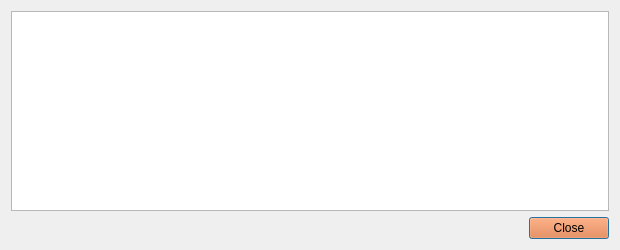
<?xml version="1.0" encoding="UTF-8"?>
<ui version="4.0">
 <class>TransactionDescDialog</class>
 <widget class="QDialog" name="TransactionDescDialog">
  <property name="geometry">
   <rect>
    <x>0</x>
    <y>0</y>
    <width>620</width>
    <height>250</height>
   </rect>
  </property>
  <property name="windowTitle">
   <string>Transaction details</string>
  </property>
  <property name="styleSheet">
   <string notr="true">
QStatusBar {
background-color:#ffffff;
}

.QFrame {
background-color:transparent;
border:0px solid #fff;
}

QMenuBar {
background-color:#fff;
}

QMenuBar::item {
background-color:#fff;
}

QMenuBar::item:selected {
background-color:#f8f6f6;
}

QMenu {
background-color:#f8f6f6;
}

QMenu::item {
color:#333;
}

QMenu::item:selected {
background-color:#f2f0f0;
color:#333;
}

QToolBar {
background-color:#fff;
border:0px solid #000;
padding:0;
margin:0;
}

QToolBar &gt; QToolButton {
background-color:#fff;
border:0px solid #333;
min-height:2.5em;
min-width: 8em;
padding: 0em 1em;
/*font-weight:bold;*/
color:#333;
}

QToolBar &gt; QToolButton:checked {
background-color:#f57026;
color:#fff;
font-weight:bold;
}

QMessageBox {
background-color:#F8F6F6;
}

/*******************************************************/

QLabel { /* Base Text Size &amp; Color */
font-size:12px;
color:#333333;
}

.QCheckBox { /* Checkbox Labels */
color:#333333;
background-color:transparent;
}

.QCheckBox:hover {
background-color:transparent;
}

.QValidatedLineEdit, .QLineEdit { /* Text Entry Fields */
border: 1px solid #82C3E6;
font-size:11px;
min-height:25px;
outline:0;
padding:3px;
background-color:#fcfcfc;
}

.QLineEdit:!focus {
font-size:12px;
}

.QValidatedLineEdit:disabled, .QLineEdit:disabled {
background-color:#f2f2f2;
}

/*******************************************************/

QPushButton { /* Global Button Style */

background-color:#f57026;

border:1;

border-radius:3px;

color:#ffffff;

font-size:12px;

font-weight:bold;

height: 26px;

padding-left:25px;

padding-right:25px;

padding-top:5px;

padding-bottom:5px;

margin-right: 10px;

}



QPushButton:hover { /* Global Button Style hover */

background-color:#f57026;

border:1;

border-radius:3px;

color:#ffffff;

font-size:12px;

font-weight:bold;

height: 26px;

padding-left:25px;

padding-right:25px;

padding-top:5px;

padding-bottom:5px;

margin-right: 10px;

}

QPushButton:focus {
border:none;
outline:none;
}

QPushButton:pressed {
border:1px solid #333;
}

QComboBox { /* Dropdown Menus */
border:1px solid #82C3E6;
padding: 3px 5px 3px 5px;
background:#fcfcfc;
min-height:25px;
color:#818181;
}

QComboBox:checked {
background:#f2f2f2;
}

QComboBox:editable {
background: #f57026;
color:#616161;
border:0px solid transparent;
}

QComboBox::drop-down {
width:25px;
border:0px;
}

QComboBox::down-arrow {
border-image: url(':/images/light/drkblue_downArrow') 0 0 0 0 stretch stretch;
}

QComboBox QListView {
background:#fff;
border:1px solid #333;
padding-right:1px;
padding-left:1px;
}

QComboBox QAbstractItemView::item { margin:4px; }

QComboBox::item {
color:#818181;
}

QComboBox::item:alternate {
background:#fff;
}

QComboBox::item:selected {
border:0px solid transparent;
background:#f2f2f2;
}

QComboBox::indicator {
background-color:transparent;
selection-background-color:transparent;
color:transparent;
selection-color:transparent;
}

QAbstractSpinBox {
border:1px solid #82C3E6;
padding: 3px 5px 3px 5px;
background:#fcfcfc;
min-height:25px;
color:#818181;
}

QAbstractSpinBox::up-button {
subcontrol-origin: border;
subcontrol-position: top right;
width:21px;
background:#fcfcfc;
border-left:0px;
border-right:1px solid #82C3E6;
border-top:1px solid #82C3E6;
border-bottom:0px;
padding-right:1px;
padding-left:5px;
padding-top:2px;
}

QAbstractSpinBox::up-arrow {
image:url(':/images/light/drkblue_upArrow_small');
}

QAbstractSpinBox::down-button {
subcontrol-origin: border;
subcontrol-position: bottom right;
width:21px;
background:#fcfcfc;
border-top:0px;
border-left:0px;
border-right:1px solid #82C3E6;
border-bottom:1px solid #82C3E6;
padding-right:1px;
padding-left:5px;
padding-bottom:2px;
}

QAbstractSpinBox::down-arrow {
image:url(':/images/light/drkblue_downArrow_small');
}

QCheckBox {
spacing: 5px;
}

QCheckBox::indicator {
width: 16px;
height: 16px;
}



/*******************************************************/

QHeaderView { /* Table Header */
background-color:transparent;
}

QHeaderView::section { /* Table Header Sections */
qproperty-alignment:center;
background-color:#f57026;
color:#fff;
min-height:25px;
font-weight:bold;
font-size:14px;
outline:0;
border:0px solid #fff;
border-right:1px solid #fff;
padding-left:5px;
padding-right:5px;
padding-top:2px;
padding-bottom:2px;
}

QHeaderView::section:last {
border-right: 0px solid #d7d7d7;
}

.QScrollArea {
background:transparent;
border:0px;
}

.QTableView { /* Table - has to be selected as a class otherwise it throws off QCalendarWidget */
background:transparent;
border:0px solid #fff;
}

QTableView::item { /* Table Item */
background-color:#fcfcfc;
font-size:12px;
}

QTableView::item:selected { /* Table Item Selected */
background-color:#f0f0f0;
color:#333;
}

QScrollBar { /* Scroll Bar */

}

QScrollBar:vertical { /* Vertical Scroll Bar Attributes */
border:0;
background:#ffffff;
width:18px;
margin: 18px 0px 18px 0px;
}

QScrollBar:horizontal { /* Horizontal Scroll Bar Attributes */
border:0;
background:#ffffff;
height:18px;
margin: 0px 18px 0px 18px;
}


QScrollBar::handle:vertical { /* Scroll Bar Slider - vertical */
background:#e0e0e0;
min-height:10px;
}

QScrollBar::handle:horizontal { /* Scroll Bar Slider - horizontal */
background:#e0e0e0;
min-width:10px;
}

QScrollBar::add-page, QScrollBar::sub-page { /* Scroll Bar Background */
background:#F8F6F6;
}

QScrollBar::add-line:vertical, QScrollBar::sub-line:vertical, QScrollBar::add-line:horizontal, QScrollBar::sub-line:horizontal { /* Define Arrow Button Dimensions */
background-color:#F8F6F6;
border: 1px solid #f2f0f0;
width:16px;
height:16px;
}

QScrollBar::add-line:vertical:pressed, QScrollBar::sub-line:vertical:pressed, QScrollBar::add-line:horizontal:pressed, QScrollBar::sub-line:horizontal:pressed {
background-color:#e0e0e0;
}

QScrollBar::sub-line:vertical { /* Vertical - top button position */
subcontrol-position:top;
subcontrol-origin: margin;
}

QScrollBar::add-line:vertical { /* Vertical - bottom button position */
subcontrol-position:bottom;
subcontrol-origin: margin;
}

QScrollBar::sub-line:horizontal { /* Vertical - left button position */
subcontrol-position:left;
subcontrol-origin: margin;
}

QScrollBar::add-line:horizontal { /* Vertical - right button position */
subcontrol-position:right;
subcontrol-origin: margin;
}

QScrollBar:up-arrow, QScrollBar:down-arrow, QScrollBar:left-arrow, QScrollBar:right-arrow { /* Arrows Icon */
width:10px;
height:10px;
}

QScrollBar:up-arrow {
background-image: url(':/images/light/drkblue_upArrow_small');
}

QScrollBar:down-arrow {
background-image: url(':/images/light/drkblue_downArrow_small');
}

QScrollBar:left-arrow {
background-image: url(':/images/light/drkblue_leftArrow_small');
}

QScrollBar:right-arrow {
background-image: url(':/images/light/drkblue_rightArrow_small');
}


/*******************************************************/

/* DIALOG BOXES */

QDialog .QTabWidget {
border-bottom:1px solid #333;
}

QDialog .QTabWidget::pane {
border: 1px solid #d7d7d7;
}

QDialog .QTabWidget QTabBar::tab {
background-color:#f2f0f0;
color:#333;
padding-left:10px;
padding-right:10px;
padding-top:5px;
padding-bottom:5px;
border-top: 1px solid #d7d7d7;
}

QDialog .QTabWidget QTabBar::tab:first {
border-left: 1px solid #d7d7d7;
}

QDialog .QTabWidget QTabBar::tab:last {
border-right: 1px solid #d7d7d7;
}

QDialog .QTabWidget QTabBar::tab:selected, QDialog .QTabWidget QTabBar::tab:hover {
background-color:#ffffff;
color:#333;
}

QDialog .QTabWidget .QWidget {
background-color:#fff;
color:#333;
}

QDialog .QTabWidget .QWidget QAbstractSpinBox {
min-height:15px;
}

QDialog .QTabWidget .QWidget QAbstractSpinBox::down-button {
width:15px;
}

QDialog .QTabWidget .QWidget QAbstractSpinBox::up-button {
width:15px;
}

QDialog .QTabWidget .QWidget QComboBox {
min-height:15px;
}

QDialog QWidget { /* Remove Annoying Focus Rectangle */
outline: 0;
}

/*******************************************************/
/* FILE MENU */

/* Dialog: Open URI */
QDialog#OpenURIDialog {
background-color:#F8F6F6;
}

QDialog#OpenURIDialog QLabel#label { /* URI Label */
font-weight:bold;
}

QDialog#OpenURIDialog QPushButton#selectFileButton { /* ... Button */
background-color:qlineargradient(x1: 0, y1: 0, x2: 0, y2: 1, stop: .01 #f6f6f6, stop: .1 rgba(250, 250, 250, 128), stop: .95 rgba(250, 250, 250, 255), stop: 1 #ebebeb);
border:1px solid #d2d2d2;
color:#616161;
padding-left:10px;
padding-right:10px;
}

QDialog#OpenURIDialog QPushButton#selectFileButton:hover {
background-color:qlineargradient(x1: 0, y1: 0, x2: 0, y2: 1, stop: .01 #f6f6f6, stop: .1 rgba(240, 240, 240, 255), stop: .95 rgba(240, 240, 240, 255), stop: 1 #ebebeb);
color:#333;
}

QDialog#OpenURIDialog QPushButton#selectFileButton:pressed {
border:1px solid #9e9e9e;
}

/* Dialog: Sign / Verify Message */
QDialog#SignVerifyMessageDialog {
background-color:#F8F6F6;
}

QDialog#SignVerifyMessageDialog QPushButton#addressBookButton_SM { /* Address Book Button */
background-color:transparent;
padding-left:10px;
padding-right:10px;
}

QDialog#SignVerifyMessageDialog QPlainTextEdit { /* Message Signing Text */
border:1px solid #82C3E6;
background-color:#fff;
}

QDialog#SignVerifyMessageDialog QPushButton#pasteButton_SM { /* Paste Button */
/* qproperty-icon: url(&quot;:/icons/light/drkblue_editpaste&quot;); */
background-color:transparent;
padding-left:15px;
}

QDialog#SignVerifyMessageDialog QLineEdit:!focus { /* Font Hack */
font-size:10px;
}

QDialog#SignVerifyMessageDialog QPushButton#copySignatureButton_SM { /* Copy Button */
/* qproperty-icon: url(&quot;:/icons/light/drkblue_editcopy&quot;); */
background-color:transparent;
padding-left:10px;
padding-right:10px;
}

QDialog#SignVerifyMessageDialog QPushButton#clearButton_SM { /* Clear Button */
background-color:qlineargradient(x1: 0, y1: 0, x2: 0, y2: 1, stop: .01 #f6f6f6, stop: .1 rgba(250, 250, 250, 128), stop: .95 rgba(250, 250, 250, 255), stop: 1 #ebebeb);
border:1px solid #d2d2d2;
color:#616161;
padding-left:10px;
padding-right:10px;
}

QDialog#SignVerifyMessageDialog QPushButton#clearButton_SM:hover {
background-color:qlineargradient(x1: 0, y1: 0, x2: 0, y2: 1, stop: .01 #f6f6f6, stop: .1 rgba(240, 240, 240, 255), stop: .95 rgba(240, 240, 240, 255), stop: 1 #ebebeb);
color:#333;
}

QDialog#SignVerifyMessageDialog QPushButton#clearButton_SM:pressed {
border:1px solid #9e9e9e;
}

QDialog#SignVerifyMessageDialog QPushButton#addressBookButton_VM { /* Verify Message - Address Book Button */
background-color:transparent;
border:0;
padding-left:10px;
padding-right:10px;
}

QDialog#SignVerifyMessageDialog QPushButton#clearButton_VM { /* Verify Message - Clear Button */
background-color:qlineargradient(x1: 0, y1: 0, x2: 0, y2: 1, stop: .01 #f6f6f6, stop: .1 rgba(250, 250, 250, 128), stop: .95 rgba(250, 250, 250, 255), stop: 1 #ebebeb);
border:1px solid #d2d2d2;
color:#616161;
padding-left:10px;
padding-right:10px;
}

QDialog#SignVerifyMessageDialog QPushButton#clearButton_VM:hover {
background-color:qlineargradient(x1: 0, y1: 0, x2: 0, y2: 1, stop: .01 #f6f6f6, stop: .1 rgba(240, 240, 240, 255), stop: .95 rgba(240, 240, 240, 255), stop: 1 #ebebeb);
color:#333;
}

QDialog#SignVerifyMessageDialog QPushButton#clearButton_VM:pressed {
border:1px solid #9e9e9e;
}

/* Dialog: Send and Receive */
QWidget#AddressBookPage {
background-color:#F8F6F6;
}

QWidget#AddressBookPage QPushButton#newAddress { /* New Address Button */
background-color:qlineargradient(x1: 0, y1: 0, x2: 0, y2: 1, stop: .01 #f6f6f6, stop: .1 rgba(250, 250, 250, 128), stop: .95 rgba(250, 250, 250, 255), stop: 1 #ebebeb);
border:1px solid #d2d2d2;
color:#616161;
padding-left:10px;
padding-right:10px;
}

QWidget#AddressBookPage QPushButton#newAddress:hover {
background-color:qlineargradient(x1: 0, y1: 0, x2: 0, y2: 1, stop: .01 #f6f6f6, stop: .1 rgba(240, 240, 240, 255), stop: .95 rgba(240, 240, 240, 255), stop: 1 #ebebeb);
color:#333;
}

QWidget#AddressBookPage QPushButton#newAddress:pressed {
border:1px solid #9e9e9e;
}

QWidget#AddressBookPage QPushButton#copyAddress { /* Copy Address Button */
background-color:qlineargradient(x1: 0, y1: 0, x2: 0, y2: 1, stop: .01 #f6f6f6, stop: .1 rgba(250, 250, 250, 128), stop: .95 rgba(250, 250, 250, 255), stop: 1 #ebebeb);
border:1px solid #d2d2d2;
color:#616161;
padding-left:10px;
padding-right:10px;
}

QWidget#AddressBookPage QPushButton#copyAddress:hover {
background-color:qlineargradient(x1: 0, y1: 0, x2: 0, y2: 1, stop: .01 #f6f6f6, stop: .1 rgba(240, 240, 240, 255), stop: .95 rgba(240, 240, 240, 255), stop: 1 #ebebeb);
color:#333;
}

QWidget#AddressBookPage QPushButton#copyAddress:pressed {
border:1px solid #9e9e9e;
}

QWidget#AddressBookPage QPushButton#deleteAddress { /* Delete Address Button */
background-color:qlineargradient(x1: 0, y1: 0, x2: 0, y2: 1, stop: .01 #f6f6f6, stop: .1 rgba(250, 250, 250, 128), stop: .95 rgba(250, 250, 250, 255), stop: 1 #ebebeb);
border:1px solid #d2d2d2;
color:#616161;
padding-left:10px;
padding-right:10px;
}

QWidget#AddressBookPage QPushButton#deleteAddress:hover {
background-color:qlineargradient(x1: 0, y1: 0, x2: 0, y2: 1, stop: .01 #f6f6f6, stop: .1 rgba(240, 240, 240, 255), stop: .95 rgba(240, 240, 240, 255), stop: 1 #ebebeb);
color:#333;
}

QWidget#AddressBookPage QPushButton#deleteAddress:pressed {
border:1px solid #9e9e9e;
}

QWidget#AddressBookPage QTableView { /* Address Listing */
font-size:12px;
}

QWidget#AddressBookPage QHeaderView::section { /* Min width for Windows fix */
min-width:260px;
}

/* SETTINGS MENU */

/* Encrypt Wallet and Change Passphrase Dialog */
QDialog#AskPassphraseDialog {
background-color:#F8F6F6;
}

QDialog#AskPassphraseDialog QLabel#passLabel1, QDialog#AskPassphraseDialog QLabel#passLabel2, QDialog#AskPassphraseDialog QLabel#passLabel3 {
qproperty-alignment: 'AlignVCenter | AlignRight';
min-width:170px;
min-height:33px; /* base width of 25px for QLineEdit, plus padding and border */
}

/* Options Dialog */
QDialog#OptionsDialog {
background-color:#F8F6F6;
}

QDialog#OptionsDialog QValueComboBox, QDialog#OptionsDialog QSpinBox {
margin-top:5px;
margin-bottom:5px;
}

QDialog#OptionsDialog QValidatedLineEdit, QDialog#OptionsDialog QValidatedLineEdit:disabled, QDialog#OptionsDialog QLineEdit, QDialog#OptionsDialog QLineEdit:disabled {
qproperty-alignment: 'AlignVCenter | AlignLeft';
min-height:20px;
margin-top:0px;
margin-bottom:0px;
padding-top:1px;
padding-bottom:1px;
}

QDialog#OptionsDialog &gt; QLabel {
qproperty-alignment: 'AlignVCenter';
min-height:20px;
}

QDialog#OptionsDialog QWidget#tabDisplay QValueComboBox {
margin-top:0px;
margin-bottom:0px;
}

QDialog#OptionsDialog QLabel#label_3 { /* Translations Missing? Label */
qproperty-alignment: 'AlignVCenter | AlignCenter';
color:#818181;
padding-bottom:8px;
}

QDialog#OptionsDialog QCheckBox {
min-height:20px;
}

QDialog#OptionsDialog QCheckBox#displayAddresses {
min-height:33px;

}

/* TOOLS MENU */

QDialog#RPCConsole { /* RPC Console Dialog Box */
background-color:#F8F6F6;
}

QDialog#RPCConsole QWidget#tab_info QLabel#label_11, QDialog#RPCConsole QWidget#tab_info QLabel#label_10 { /* Margin between Network and Block Chain headers */
qproperty-alignment: 'AlignBottom';
min-height:25px;
min-width:180px;
}

QDialog#RPCConsole QWidget#tab_peers  QLabel#peerHeading { /* Peers Info Header */
color:#f57026;
}

QDialog#RPCConsole QPushButton#openDebugLogfileButton {
max-width:60px;
}

QDialog#RPCConsole QTextEdit#messagesWidget { /* Console Messages Window */
border:0;
}

QDialog#RPCConsole QLineEdit#lineEdit { /* Console Input */
margin-right:5px;
}

QDialog#RPCConsole QPushButton#clearButton { /* Console Clear Button */
background-color:transparent;
padding-left:10px;
padding-right:10px;
}

QDialog#RPCConsole .QGroupBox #line { /* Network In Line */
background-color:#00ff00;
}

QDialog#RPCConsole .QGroupBox #line_2 { /* Network Out Line */
background:#ff0000;
}

/* HELP MENU */

/* Command Line Options Dialog */
QDialog#HelpMessageDialog {
background-color:#F8F6F6;
}

QDialog#HelpMessageDialog QScrollArea * {
background-color:#ffffff;
}

QDialog#HelpMessageDialog QScrollBar:vertical, QDialog#HelpMessageDialog QScrollBar:horizontal {
border:0;
}

/* About Proton Dialog */
QDialog#AboutDialog {
background-color:#F8F6F6;
}

QDialog#AboutDialog QLabel#label, QDialog#AboutDialog QLabel#copyrightLabel, QDialog#AboutDialog QLabel#label_2 { /* About Proton Contents */
margin-left:10px;
}

QDialog#AboutDialog QLabel#label_2 { /* Margin for About Proton text */
margin-right:10px;
}

/* Edit Address Dialog */
QDialog#EditAddressDialog {
background-color:#F8F6F6;
}

QDialog#EditAddressDialog QLabel {
qproperty-alignment: 'AlignVCenter | AlignRight';
min-height:27px;
font-weight:normal;
padding-right:5px;
}

/* OVERVIEW SCREEN */

QWidget .QFrame#frame { /* Wallet Balance */
min-width:490px;
}

QWidget .QFrame#frame &gt; .QLabel {
min-width:190px;
font-weight:normal;
min-height:30px;
}

QWidget .QFrame#frame .QLabel#label_5 { /* Wallet Label */
qproperty-alignment: 'AlignVCenter | AlignRight';
min-width:160px;
background-color:transparent;
color:#f4f4f5;
margin-right:5px;
padding-right:5px;
}

QWidget .QFrame#frame .QLabel#labelWalletStatus { /* Wallet Sync Status */
qproperty-alignment: 'AlignVCenter | AlignLeft';
margin-left:3px;
}

QWidget .QFrame#frame .QLabel#labelSpendable { /* Spendable Header */
qproperty-alignment: 'AlignVCenter | AlignLeft';
font-size:12px;
margin-left:18px;
}

QWidget .QFrame#frame .QLabel#labelWatchonly { /* Watch-only Header */
qproperty-alignment: 'AlignVCenter | AlignLeft';
font-size:12px;
margin-left:16px;
}

QWidget .QFrame#frame .QLabel#labelBalanceText { /* Available Balance Label */
qproperty-alignment: 'AlignVCenter | AlignRight';
min-width:160px;
background-color:#f57026;
color:#ffffff;
margin-right:5px;
padding-right:5px;
font-size:14px;
font-weight: bold;
min-height:35px;
}

QWidget .QFrame#frame .QLabel#labelBalance { /* Available Balance */
qproperty-alignment: 'AlignVCenter | AlignLeft';
font-size:16px;
color:#f57026;
margin-left:0px;
    font-weight: bold;
}

QWidget .QFrame#frame .QLabel#labelWatchAvailable { /* Watch-only Balance */
qproperty-alignment: 'AlignVCenter | AlignLeft';
font-size:12px;
margin-left:16px;
}

QWidget .QFrame#frame .QLabel#labelPendingText { /* Pending Balance Label */
qproperty-alignment: 'AlignVCenter | AlignRight';
min-width:160px;
font-size:14px;
font-Weight:bold;
background-color:#F8F6F6;
margin-right:5px;
padding-right:5px;
}

QWidget .QFrame#frame .QLabel#labelUnconfirmed { /* Pending Balance */
qproperty-alignment: 'AlignVCenter | AlignLeft';
font-size:14px;
font-weight:bold;
margin-left:0px;
}

QWidget .QFrame#frame .QLabel#labelWatchPending { /* Watch-only Pending Balance */
qproperty-alignment: 'AlignVCenter | AlignLeft';
font-size:12px;
margin-left:16px;
}

QWidget .QFrame#frame .QLabel#labelImmatureText { /* Immature Balance Label */
qproperty-alignment: 'AlignVCenter | AlignRight';
min-width:160px;
font-size:14px;
font-weight:bold;
background-color:#F8F6F6;
margin-right:5px;
padding-right:5px;
}

QWidget .QFrame#frame .QLabel#labelImmature { /* Immature Balance */
qproperty-alignment: 'AlignVCenter | AlignLeft';
font-size:14px;
font-weight:bold;
margin-left:0px;
}

QWidget .QFrame#frame .QLabel#labelWatchImmature { /* Watch-only Immature Balance */
qproperty-alignment: 'AlignVCenter | AlignLeft';
font-size:12px;
margin-left:16px;
}

QWidget .QFrame#frame .QLabel#labelTotalText { /* Total Balance Label */
qproperty-alignment: 'AlignVCenter | AlignRight';
min-width:160px;
font-size:14px;
font-weight:bold;
background-color:#F8F6F6;
margin-right:5px;
padding-right:5px;
}

QWidget .QFrame#frame .QLabel#labelTotal { /* Total Balance */
qproperty-alignment: 'AlignVCenter | AlignLeft';
font-size:14px;
font-weight:bold;
margin-left:0px;
}

QWidget .QFrame#frame .QLabel#labelWatchTotal { /* Watch-only Total Balance */
qproperty-alignment: 'AlignVCenter | AlignLeft';
font-size:12px;
margin-left:16px;
}

/* PRIVATESEND WIDGET */

QWidget .QFrame#framePrivateSend { /* PrivateSend Widget */
background-color:transparent;
max-width: 451px;
min-width: 451px;
max-height: 350px;
}

QWidget .QFrame#framePrivateSend .QWidget#layoutWidgetPrivateSendHeader { /* PrivateSend Header */
max-width: 421px;
min-width: 421px;
}

QWidget .QFrame#framePrivateSend .QLabel#labelPrivateSendHeader { /* PrivateSend Header */
qproperty-alignment: 'AlignVCenter | AlignCenter';
max-width: 421px;
min-width: 421px;
background-color:#f57026;
color:#fff;
margin-right: 5px;
padding-right: 5px;
font-weight:bold;
font-size:14px;
min-height:35px;
max-height:35px;
}
/******************************************************************/
QWidget .QFrame#framePrivateSend .QLabel#labelPrivateSendSyncStatus { /* PrivateSend Sync Status */
qproperty-alignment: 'AlignVCenter | AlignLeft';
margin-left:2px;
padding-right:5px;
}

QWidget .QFrame#framePrivateSend #privateSendFormLayoutWidget {
max-width: 451px;
max-height: 175px;
}

QWidget .QFrame#framePrivateSend #privateSendFormLayoutWidget &gt; .QLabel {
min-width:175px;
font-weight:normal;
min-height:25px;
}

QWidget .QFrame#framePrivateSend #privateSendFormLayoutWidget .QLabel#labelPrivateSendEnabledText { /* PrivateSend Enabled Status Label */
qproperty-alignment: 'AlignVCenter | AlignRight';
min-width:160px;
background-color:#F8F6F6;
margin-right:5px;
padding-right:5px;
}

QWidget .QFrame#framePrivateSend #privateSendFormLayoutWidget .QLabel#labelPrivateSendEnabled { /* PrivateSend Enabled Status */

}

QWidget .QFrame#framePrivateSend #privateSendFormLayoutWidget .QLabel#labelCompletitionText { /* PrivateSend Completion Label */
qproperty-alignment: 'AlignVCenter | AlignRight';
min-width:160px;
background-color:#F8F6F6;
margin-right:5px;
padding-right:5px;

}

QWidget .QFrame#framePrivateSend #privateSendFormLayoutWidget .QProgressBar#privateSendProgress { /* PrivateSend Completion */
border: 1px solid #818181;
border-radius: 1px;
margin-right:43px;
text-align: right;
color:#818181;
}

QWidget .QFrame#framePrivateSend #privateSendFormLayoutWidget .QProgressBar#privateSendProgress::chunk {
background-color: #f57026;
width:1px;
}

QWidget .QFrame#framePrivateSend #privateSendFormLayoutWidget .QLabel#labelAnonymizedText { /* PrivateSend Balance Label */
qproperty-alignment: 'AlignVCenter | AlignRight';
min-width:160px;
background-color:#F8F6F6;
margin-right:5px;
padding-right:5px;
}

QWidget .QFrame#framePrivateSend #privateSendFormLayoutWidget .QLabel#labelAnonymized { /* PrivateSend Balance */

}

QWidget .QFrame#framePrivateSend #privateSendFormLayoutWidget .QLabel#labelAmountAndRoundsText { /* PrivateSend Amount and Rounds Label */
qproperty-alignment: 'AlignVCenter | AlignRight';
min-width:160px;
background-color:#F8F6F6;
margin-right:5px;
padding-right:5px;
}

QWidget .QFrame#framePrivateSend #privateSendFormLayoutWidget .QLabel#labelAmountRounds { /* PrivateSend Amount and Rounds */

}

QWidget .QFrame#framePrivateSend #privateSendFormLayoutWidget .QLabel#labelSubmittedDenomText { /* PrivateSend Submitted Denom Label */
qproperty-alignment: 'AlignVCenter | AlignRight';
min-width:160px;
background-color:#F8F6F6;
margin-right:5px;
padding-right:5px;
}

QWidget .QFrame#framePrivateSend #privateSendFormLayoutWidget .QLabel#labelSubmittedDenom { /* PrivateSend Submitted Denom */

}

QWidget .QFrame#framePrivateSend .QWidget#layoutWidgetLastMessageAndButtons {
max-width: 451px;
}

QWidget .QFrame#framePrivateSend .QLabel#labelPrivateSendLastMessage { /* PrivateSend Status Notifications */
qproperty-alignment: 'AlignVCenter | AlignCenter';
min-width: 288px;
min-height: 43px;
font-size:11px;
color:#818181;
}

/* PRIVATESEND BUTTONS */

QWidget .QFrame#framePrivateSend .QPushButton { /* PrivateSend Buttons - General Attributes */
border:0px solid #ffffff;
}

QWidget .QFrame#framePrivateSend QPushButton:focus {
border:none;
outline:none;
}

QWidget .QFrame#framePrivateSend .QPushButton#togglePrivateSend { /* Start PrivateSend Mixing */
min-height: 40px;
font-size:15px;
font-weight:normal;
color:#ffffff;
padding-left:10px;
padding-right:10px;
padding-top:5px;
padding-bottom:6px;
}

QWidget .QFrame#framePrivateSend .QPushButton#togglePrivateSend:hover {

}

QWidget .QFrame#framePrivateSend .QPushButton#privateSendAuto { /* Try Mix Button */
background-color:qlineargradient(x1: 0, y1: 0, x2: 0, y2: 1, stop: .01 #f6f6f6, stop: .1 rgba(250, 250, 250, 128), stop: .95 rgba(250, 250, 250, 255), stop: 1 #ebebeb);
border:1px solid #d2d2d2;
color:#616161;
min-height:25px;
font-size:9px;
padding:0px;
}

QWidget .QFrame#framePrivateSend .QPushButton#privateSendAuto:hover {
background-color:qlineargradient(x1: 0, y1: 0, x2: 0, y2: 1, stop: .01 #f6f6f6, stop: .1 rgba(240, 240, 240, 255), stop: .95 rgba(240, 240, 240, 255), stop: 1 #ebebeb);
color:#333;
}

QWidget .QFrame#framePrivateSend .QPushButton#privateSendAuto:pressed {
border:1px solid #9e9e9e;
}

QWidget .QFrame#framePrivateSend .QPushButton#privateSendReset { /* Reset Button */
background-color:qlineargradient(x1: 0, y1: 0, x2: 0, y2: 1, stop: .01 #f6f6f6, stop: .1 rgba(250, 250, 250, 128), stop: .95 rgba(250, 250, 250, 255), stop: 1 #ebebeb);
border:1px solid #d2d2d2;
color:#616161;
min-height:25px;
font-size:9px;
padding:0px;
}

QWidget .QFrame#framePrivateSend .QPushButton#privateSendReset:hover {
background-color:qlineargradient(x1: 0, y1: 0, x2: 0, y2: 1, stop: .01 #f6f6f6, stop: .1 rgba(240, 240, 240, 255), stop: .95 rgba(240, 240, 240, 255), stop: 1 #ebebeb);
color:#333;
}

QWidget .QFrame#framePrivateSend .QPushButton#privateSendReset:pressed {
border:1px solid #9e9e9e;
}

QWidget .QFrame#framePrivateSend .QPushButton#privateSendInfo { /* Info Button */
background-color:qlineargradient(x1: 0, y1: 0, x2: 0, y2: 1, stop: .01 #f6f6f6, stop: .1 rgba(250, 250, 250, 128), stop: .95 rgba(250, 250, 250, 255), stop: 1 #ebebeb);
border:1px solid #d2d2d2;
color:#616161;
min-height:25px;
font-size:9px;
padding:0px;
}

QWidget .QFrame#framePrivateSend .QPushButton#privateSendInfo:hover {
background-color:qlineargradient(x1: 0, y1: 0, x2: 0, y2: 1, stop: .01 #f6f6f6, stop: .1 rgba(240, 240, 240, 255), stop: .95 rgba(240, 240, 240, 255), stop: 1 #ebebeb);
color:#333;
}

QWidget .QFrame#framePrivateSend .QPushButton#privateSendInfo:pressed {
border:1px solid #9e9e9e;
}

/* RECENT TRANSACTIONS */

QWidget .QFrame#frame_2 { /* Transactions Widget */
min-width:410px;
margin-right:20px;
margin-left:0;
margin-top:15px;
background-repeat:none;
}

QWidget .QFrame#frame_2 .QLabel#label_4 { /* Recent Transactions Label */
min-width:180px;
color:#999;
margin-left:0px;
margin-top:30px;
margin-right:5px;
padding-right:5px;
font-weight:normal;
font-size:18px;
font-weight:bold;
min-height:24px;
}

QWidget .QFrame#frame_2 .QLabel#labelTransactionsStatus { /* Recent Transactions Sync Status */
qproperty-alignment: 'AlignBottom | AlignRight';
min-width:93px;
margin-top:83px;
margin-left:16px;
margin-right:5px;
min-height:16px;
}

QWidget .QFrame#frame_2 QListView { /* UOU Transaction List */
font-weight:normal;
font-size:14px;
max-width:500px;
margin-top:12px;
margin-left:0px; /* CSS Voodoo - set to -66px to hide default transaction icons */
}

/* SEND DIALOG */

QDialog#SendCoinsDialog .QFrame#frameCoinControl { /* Coin Control Section */

}

QDialog#SendCoinsDialog .QFrame#frameCoinControl &gt; .QLabel { /* Default Font Color and  Size */
font-weight:normal;
color: #999;
}

QDialog#SendCoinsDialog .QFrame#frameCoinControl .QPushButton#pushButtonCoinControl { /* Coin Control Inputs Button */
padding-left:10px;
padding-right:10px;
min-height:25px;
}

QDialog#SendCoinsDialog .QFrame#frameCoinControl .QLabel#labelCoinControlFeatures { /* Coin Control Header */
color:#999;
font-weight:normal;
font-size:14px;
}

QDialog#SendCoinsDialog .QFrame#frameCoinControl .QWidget#widgetCoinControl { /* Coin Control Inputs */
}

QDialog#SendCoinsDialog .QFrame#frameCoinControl .QWidget#widgetCoinControl &gt; .QLabel { /* Coin Control Inputs Labels */
padding:2px;
}

QDialog#SendCoinsDialog .QFrame#frameCoinControl .QCheckBox#checkBoxCoinControlChange { /* Custom Change Label */
}

QDialog#SendCoinsDialog .QFrame#frameCoinControl .QValidatedLineEdit#lineEditCoinControlChange { /* Custom Change Address */
}

QDialog#SendCoinsDialog .QFrame#frameCoinControl .QLabel#labelCoinControlChangeLabel { /* Custom Change Address Validation Label */
font-weight:normal;
qproperty-margin:-6;
margin-right:112px;
}

QDialog#SendCoinsDialog .QScrollArea#scrollArea .QWidget#scrollAreaWidgetContents { /* Send To Widget */
background:transparent;
}

QDialog#SendCoinsDialog .QPushButton#sendButton { /* Send Button */
padding-left:10px;
padding-right:10px;
}

QDialog#SendCoinsDialog .QPushButton#clearButton { /* Clear Button */
background-color:qlineargradient(x1: 0, y1: 0, x2: 0, y2: 1, stop: .01 #f6f6f6, stop: .1 rgba(250, 250, 250, 128), stop: .95 rgba(250, 250, 250, 255), stop: 1 #ebebeb);
border:1px solid #d2d2d2;
color:#616161;
padding-left:10px;
padding-right:10px;
}

QDialog#SendCoinsDialog .QPushButton#clearButton:hover {
background-color:qlineargradient(x1: 0, y1: 0, x2: 0, y2: 1, stop: .01 #f6f6f6, stop: .1 rgba(240, 240, 240, 255), stop: .95 rgba(240, 240, 240, 255), stop: 1 #ebebeb);
color:#333;
}

QDialog#SendCoinsDialog .QPushButton#clearButton:pressed {
border:1px solid #9e9e9e;
}

QDialog#SendCoinsDialog .QPushButton#addButton { /* Add Button */
background-color:qlineargradient(x1: 0, y1: 0, x2: 0, y2: 1, stop: .01 #f6f6f6, stop: .1 rgba(250, 250, 250, 128), stop: .95 rgba(250, 250, 250, 255), stop: 1 #ebebeb);
border:1px solid #d2d2d2;
color:#616161;
padding-left:10px;
padding-right:10px;
}

QDialog#SendCoinsDialog .QPushButton#addButton:hover {
background-color:qlineargradient(x1: 0, y1: 0, x2: 0, y2: 1, stop: .01 #f6f6f6, stop: .1 rgba(240, 240, 240, 255), stop: .95 rgba(240, 240, 240, 255), stop: 1 #ebebeb);
color:#333;
}

QDialog#SendCoinsDialog .QPushButton#addButton:pressed {
border:1px solid #9e9e9e;
}

QDialog#SendCoinsDialog .QCheckBox#checkUsePrivateSend { /* PrivateSend Checkbox */
color:#616161;
font-weight:bold;
background: qradialgradient(cx:0.5, cy:0.5, radius: 0.5, fx:0.5, fy:0.5, stop:0 rgba(248, 246, 246, 128), stop: 1 rgba(0, 0, 0, 0));
border-radius:5px;
padding-top:20px;
padding-bottom:18px;
}

QDialog#SendCoinsDialog .QCheckBox#checkUseInstantSend { /* InstantSend Checkbox */
color:#616161;
font-weight:bold;
background: qradialgradient(cx:0.5, cy:0.5, radius: 0.5, fx:0.5, fy:0.5, stop:0 rgba(248, 246, 246, 128), stop: 1 rgba(0, 0, 0, 0));
border-radius:5px;
padding-top:20px;
padding-bottom:18px;
margin-left:10px;
margin-right:20px;
}

/* This QLabel uses name = &quot;label&quot; which conflicts with Address Book -&gt; New Address */
/* To maximize backwards compatibility this formatting has been removed */

QDialog#SendCoinsDialog QLabel#label {
/*margin-left:20px;
margin-right:-2px;
padding-right:-2px;
color:#616161;
font-size:14px;
font-weight:bold;
border-radius:5px;
padding-top:20px;
padding-bottom:20px;*/
min-height:27px;
}

QDialog#SendCoinsDialog QLabel#labelBalance {
margin-left:0px;
padding-left:0px;
color:#333333;
/* font-weight:bold;
border-radius:5px;
padding-top:20px;
padding-bottom:20px; */
min-height:27px;
}

#checkboxSubtractFeeFromAmount {
padding-left:10px;
}


/* SEND COINS ENTRY */

QStackedWidget#SendCoinsEntry .QFrame#SendCoins &gt; .QLabel { /* Send Coin Entry Labels */
background-color:#F8F6F6;
min-width:102px;
font-weight:normal;
/*font-size:11px;*/
color:#333;
min-height:25px;
margin-right:5px;
padding-right:5px;
}

QStackedWidget#SendCoinsEntry .QFrame#SendCoins .QLabel#amountLabel {
color: #fff;
background-color:#999;
}

QStackedWidget#SendCoinsEntry .QValidatedLineEdit#payTo { /* Pay To Input Field */
}

QStackedWidget#SendCoinsEntry .QToolButton { /* General Settings for Pay To Icons */
padding-left:5px;
padding-right:5px;
border: 0;
outline: 0;
}

QStackedWidget#SendCoinsEntry .QToolButton#addressBookButton { /* Address Book Button */
padding-left:10px;
}

QStackedWidget#SendCoinsEntry .QToolButton#addressBookButton {
}

QStackedWidget#SendCoinsEntry .QToolButton#pasteButton {
}

QStackedWidget#SendCoinsEntry .QToolButton#deleteButton {
}

QStackedWidget#SendCoinsEntry .QLineEdit#addAsLabel { /* Pay To Input Field */
}

/* COIN CONTROL POPUP */

QDialog#CoinControlDialog { /* Coin Control Dialog Window */
background-color:#F8F6F6;
}

QDialog#CoinControlDialog .QLabel#labelCoinControlQuantityText { /* Coin Control Quantity Label */
min-height:30px;
padding-left:15px;
}

QDialog#CoinControlDialog .QLabel#labelCoinControlQuantity { /* Coin Control Quantity */
min-height:30px;
}

QDialog#CoinControlDialog .QLabel#labelCoinControlBytesText { /* Coin Control Bytes Label */
padding-left:15px;
}

QDialog#CoinControlDialog .QLabel#labelCoinControlBytes { /* Coin Control Bytes */
}

QDialog#CoinControlDialog .QLabel#labelCoinControlAmountText { /* Coin Control Amount Label */
min-height:30px;
padding-left:15px;
}

QDialog#CoinControlDialog .QLabel#labelCoinControlAmount { /* Coin Control Amount */
min-height:30px;
}

QDialog#CoinControlDialog .QLabel#labelCoinControlPriorityText { /* Coin Control Priority Label */
padding-left:15px;
}

QDialog#CoinControlDialog .QLabel#labelCoinControlPriority { /* Coin Control Priority */
}

QDialog#CoinControlDialog .QLabel#labelCoinControlFeeText { /* Coin Control Fee Label */
min-height:30px;
padding-left:15px;
}

QDialog#CoinControlDialog .QLabel#labelCoinControlFee { /* Coin Control Fee */
min-height:30px;
}

QDialog#CoinControlDialog .QLabel#labelCoinControlLowOutputText { /* Coin Control Low Output Label */
padding-left:15px;
}

QDialog#CoinControlDialog .QLabel#labelCoinControlLowOutput { /* Coin Control Low Output */
}

QDialog#CoinControlDialog .QLabel#labelCoinControlAfterFeeText { /* Coin Control After Fee Label */
min-height:30px;
padding-left:15px;
}

QDialog#CoinControlDialog .QLabel#labelCoinControlAfterFee { /* Coin Control After Fee */
min-height:30px;
}

QDialog#CoinControlDialog .QLabel#labelCoinControlChangeText { /* Coin Control Change Label */
padding-left:15px;
}

QDialog#CoinControlDialog .QLabel#labelCoinControlChange { /* Coin Control Change */

}

QDialog#CoinControlDialog .QFrame#frame .QPushButton#pushButtonSelectAll { /* (un)select all button */
padding-left:10px;
padding-right:10px;
min-height:25px;
}

QDialog#CoinControlDialog .QFrame#frame .QPushButton#pushButtonToggleLock { /* Toggle lock state button */
padding-left:10px;
padding-right:10px;
min-height:25px;
}

QDialog#CoinControlDialog .QDialogButtonBox#buttonBox QPushButton { /* Coin Control 'OK' button */
}

QDialog#CoinControlDialog .QFrame#frame .QRadioButton#radioTreeMode { /* Coin Control Tree Mode Selector */
color:#818181;
background-color:transparent;
}

QDialog#CoinControlDialog .QFrame#frame .QRadioButton#radioListMode { /* Coin Control List Mode Selector */
color:#818181;
background-color:transparent;
}

QDialog#CoinControlDialog QHeaderView::section:first { /* Bug Fix: the number &quot;1&quot; displays in this table for some reason... */
color:transparent;
}

QDialog#CoinControlDialog .CoinControlTreeWidget#treeWidget { /* Coin Control Widget Container */
outline:0;
background-color:#ffffff;
border:0px solid #818181;
}

QDialog#CoinControlDialog .CoinControlTreeWidget#treeWidget::item {
}

QDialog#CoinControlDialog .CoinControlTreeWidget#treeWidget::item:selected { /* Coin Control Item (selected) */
background-color:#f7f7f7;
color:#333;
}

QDialog#CoinControlDialog .CoinControlTreeWidget#treeWidget::item:checked { /* Coin Control Item (checked) */
background-color:#f7f7f7;
color:#333;
}

QDialog#CoinControlDialog .CoinControlTreeWidget#treeWidget::branch:selected { /* Coin Control Branch Icon */
background-image: url(':/images/light/drkblue_qtreeview_selected');
background-repeat:no-repeat;
background-position:center;
background-color:#f7f7f7;
color:#333;
}

QDialog#CoinControlDialog .CoinControlTreeWidget#treeWidget::branch:checked { /* Coin Control Branch Icon */
background-image: url(':/images/light/drkblue_qtreeview_selected');
background-repeat:no-repeat;
background-position:center;
background-color:#f7f7f7;
color:#333;
}

QDialog#CoinControlDialog .CoinControlTreeWidget#treeWidget::seperator {

}

QDialog#CoinControlDialog .CoinControlTreeWidget#treeWidget::indicator { /* Coin Control Widget Checkbox */

}

/* RECEIVE COINS */

QWidget#ReceiveCoinsDialog .QFrame#frame2 .QLabel#label_2 { /* Label Label */
background-color:#F8F6F6;
border: 1px solid #fff;
min-width:102px;
color:#333;
/*font-weight:bold;
font-size:11px;*/
padding-right:5px;
}

QWidget#ReceiveCoinsDialog .QFrame#frame2 .QLabel#label { /* Amount Label */
background-color:#999;
border: 1px solid #fff;
min-width:102px;
color:#ffffff;
/*font-weight:bold;
font-size:11px;*/
padding-right:5px;
}

QWidget#ReceiveCoinsDialog .QFrame#frame2 .QLabel#label_3 { /* Message Label */
background-color:#F8F6F6;
border: 1px solid #fff;
min-width:102px;
color:#333;
/*font-weight:bold;
font-size:11px;*/
padding-right:5px;
}

QWidget#ReceiveCoinsDialog .QFrame#frame2 QPushButton#clearButton { /* Clear Button */
background-color:qlineargradient(x1: 0, y1: 0, x2: 0, y2: 1, stop: .01 #f6f6f6, stop: .1 rgba(250, 250, 250, 128), stop: .95 rgba(250, 250, 250, 255), stop: 1 #ebebeb);
border:1px solid #d2d2d2;
color:#616161;
padding-left:10px;
padding-right:10px;
}

QWidget#ReceiveCoinsDialog .QFrame#frame2 QPushButton#clearButton:hover {
background-color:qlineargradient(x1: 0, y1: 0, x2: 0, y2: 1, stop: .01 #f6f6f6, stop: .1 rgba(240, 240, 240, 255), stop: .95 rgba(240, 240, 240, 255), stop: 1 #ebebeb);
color:#333;
}

QWidget#ReceiveCoinsDialog .QFrame#frame2 QPushButton#clearButton:pressed {
border:1px solid #9e9e9e;
}

QWidget#ReceiveCoinsDialog .QFrame#frame QPushButton#showRequestButton { /* Show Button */
background-color:qlineargradient(x1: 0, y1: 0, x2: 0, y2: 1, stop: .01 #f6f6f6, stop: .1 rgba(250, 250, 250, 128), stop: .95 rgba(250, 250, 250, 255), stop: 1 #ebebeb);
border:1px solid #d2d2d2;
color:#616161;
padding-left:10px;
padding-right:10px;
}

QWidget#ReceiveCoinsDialog .QFrame#frame QPushButton#showRequestButton:hover {
background-color:qlineargradient(x1: 0, y1: 0, x2: 0, y2: 1, stop: .01 #f6f6f6, stop: .1 rgba(240, 240, 240, 255), stop: .95 rgba(240, 240, 240, 255), stop: 1 #ebebeb);
color:#333;
}

QWidget#ReceiveCoinsDialog .QFrame#frame QPushButton#showRequestButton:pressed {
border:1px solid #9e9e9e;
}

QWidget#ReceiveCoinsDialog .QFrame#frame QPushButton#removeRequestButton { /* Remove Button */
background-color:qlineargradient(x1: 0, y1: 0, x2: 0, y2: 1, stop: .01 #f6f6f6, stop: .1 rgba(250, 250, 250, 128), stop: .95 rgba(250, 250, 250, 255), stop: 1 #ebebeb);
border:1px solid #d2d2d2;
color:#616161;
padding-left:10px;
padding-right:10px;
}

QWidget#ReceiveCoinsDialog .QFrame#frame QPushButton#removeRequestButton:hover {
background-color:qlineargradient(x1: 0, y1: 0, x2: 0, y2: 1, stop: .01 #f6f6f6, stop: .1 rgba(240, 240, 240, 255), stop: .95 rgba(240, 240, 240, 255), stop: 1 #ebebeb);
color:#333;
}

QWidget#ReceiveCoinsDialog .QFrame#frame QPushButton#removeRequestButton:pressed {
border:1px solid #9e9e9e;
}

QWidget#ReceiveCoinsDialog .QFrame#frame .QLabel#label_6 { /* Requested Payments History Label */
color:#999;
font-weight:normal;
font-size:14px;
}

/* RECEIVE COINS DIALOG */

QDialog#ReceiveRequestDialog {
background-color:#F8F6F6;
}

QDialog#ReceiveRequestDialog QTextEdit { /* Contents of Receive Coin Dialog */
border:1px solid #d7d7d7;
}

/* TRANSACTIONS PAGE */

TransactionView QLineEdit { /* Filters */
margin-bottom:2px;
margin-right:1px;
min-width:111px;
text-align:center;
}

TransactionView QLineEdit#addressWidget { /* Address Filter */
margin-bottom:2px;
margin-right:1px;
min-width:405px;
text-align:center;
}

TransactionView QLineEdit#amountWidget { /* Amount Filter */
margin-bottom:2px;
margin-right:1px;
max-width:100px;
text-align:center;
}

TransactionView QComboBox {
margin-bottom:1px;
margin-right:1px;
}

QLabel#transactionSumLabel { /* Example of setObjectName for widgets without name */
color:#333333;
font-weight:bold;
}
 
QLabel#transactionSum { /* Example of setObjectName for widgets without name */
color:#333333;
}

/* TRANSACTION DETAIL DIALOG */

QDialog#TransactionDescDialog {
background-color:#F8F6F6;
}

QDialog#TransactionDescDialog QTextEdit { /* Contents of Receive Coin Dialog */
border:1px solid #d7d7d7;

}


</string>
  </property>
  <layout class="QVBoxLayout" name="verticalLayout">
   <item>
    <widget class="QTextEdit" name="detailText">
     <property name="toolTip">
      <string>This pane shows a detailed description of the transaction</string>
     </property>
     <property name="readOnly">
      <bool>true</bool>
     </property>
    </widget>
   </item>
   <item>
    <widget class="QDialogButtonBox" name="buttonBox">
     <property name="styleSheet">
      <string notr="true">background-color:#f57026;</string>
     </property>
     <property name="orientation">
      <enum>Qt::Horizontal</enum>
     </property>
     <property name="standardButtons">
      <set>QDialogButtonBox::Close</set>
     </property>
    </widget>
   </item>
  </layout>
 </widget>
 <resources/>
 <connections>
  <connection>
   <sender>buttonBox</sender>
   <signal>accepted()</signal>
   <receiver>TransactionDescDialog</receiver>
   <slot>accept()</slot>
   <hints>
    <hint type="sourcelabel">
     <x>20</x>
     <y>20</y>
    </hint>
    <hint type="destinationlabel">
     <x>20</x>
     <y>20</y>
    </hint>
   </hints>
  </connection>
  <connection>
   <sender>buttonBox</sender>
   <signal>rejected()</signal>
   <receiver>TransactionDescDialog</receiver>
   <slot>reject()</slot>
   <hints>
    <hint type="sourcelabel">
     <x>20</x>
     <y>20</y>
    </hint>
    <hint type="destinationlabel">
     <x>20</x>
     <y>20</y>
    </hint>
   </hints>
  </connection>
 </connections>
</ui>
